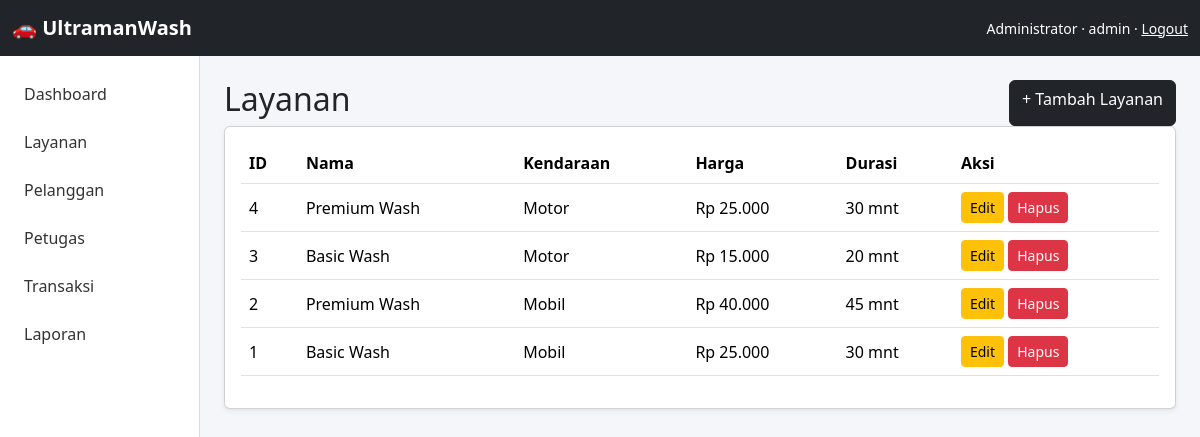
/app/admin/services.php (signed in), run on the app's committed database.
### tables this page shows
CREATE TABLE IF NOT EXISTS services (
    id INT AUTO_INCREMENT PRIMARY KEY,
    name VARCHAR(100) NOT NULL,
    vehicle_type ENUM('Mobil','Motor') NOT NULL,
    price DECIMAL(12,2) NOT NULL,
    duration INT NOT NULL DEFAULT 30,
    description TEXT,
    created_at TIMESTAMP DEFAULT CURRENT_TIMESTAMP
);

### app/includes/auth.php (called while the page is built, shortened)
<?php
function e($value) {
    return htmlspecialchars((string)$value, ENT_QUOTES, 'UTF-8');
}

### app/admin/services.php (the view, shortened to what this page needs)
<?php
require_once __DIR__.'/../config/database.php'; require_once __DIR__.'/../includes/auth.php'; require_role('admin');
$rows=$pdo->query("SELECT * FROM services ORDER BY id DESC")->fetchAll(); require __DIR__.'/../includes/header.php';
?>
<div class="d-flex justify-content-between"><h2>Layanan</h2><a class="btn btn-dark" href="?new=1">+ Tambah Layanan</a></div>
<div class="card shadow-sm"><div class="card-body"><div class="table-responsive"><table class="table"><thead><tr><th>ID</th><th>Nama</th><th>Kendaraan</th><th>Harga</th><th>Durasi</th><th>Aksi</th></tr></thead><tbody>
<?php foreach($rows as $r): ?><tr><td><?=$r['id']?></td><td><?=e($r['name'])?></td><td><?=$r['vehicle_type']?></td><td>Rp <?=number_format($r['price'],0,',','.')?></td><td><?=$r['duration']?> mnt</td><td><a class="btn btn-sm btn-warning" href="?edit=<?=$r['id']?>">Edit</a> <a class="btn btn-sm btn-danger" onclick="return confirm('Hapus layanan?')" href="?delete=<?=$r['id']?>">Hapus</a></td></tr><?php endforeach; ?>
</tbody></table></div></div></div>
<?php require __DIR__.'/../includes/footer.php'; ?>

### app/includes/header.php (shortened to what this page needs)
<?php require_once __DIR__.'/auth.php'; require_login(); ?>
<!doctype html>
<html lang="id">
<head>
<link href="https://cdn.jsdelivr.net/npm/bootstrap@5.3.3/dist/css/bootstrap.min.css" rel="stylesheet">
<link href="/assets/css/style.css" rel="stylesheet">
</head>
<body>
<nav class="navbar navbar-dark bg-dark">
<div class="container-fluid">
<a class="navbar-brand fw-bold" href="/dashboard.php">🚗 UltramanWash</a>
<div class="text-white small"><?= e($_SESSION['user']['name']) ?> · <?= e($_SESSION['user']['role']) ?> · <a class="text-white" href="/logout.php">Logout</a></div>
</div>
</nav>
<div class="container-fluid">
<div class="row">
<aside class="col-md-2 sidebar p-3">
<a href="/dashboard.php">Dashboard</a>
<?php if ($_SESSION['user']['role']==='admin'): ?>
<a href="/admin/services.php">Layanan</a>
<a href="/admin/customers.php">Pelanggan</a>
<a href="/admin/users.php">Petugas</a>
<a href="/admin/transactions.php">Transaksi</a>
<a href="/admin/reports.php">Laporan</a>
<?php elseif ($_SESSION['user']['role']==='washer'): ?>
<a href="/washer/queue.php">Antrian</a>
<a href="/washer/washing.php">Sedang Dicuci</a>
<a href="/washer/completed.php">Selesai</a>
<?php endif; ?>
</aside>
<main class="col-md-10 p-4">

### app/includes/footer.php (shortened to what this page needs)
</main></div></div>
</body></html>

### app/assets/css/style.css (style rules this page uses)
body { background:#f4f6f9 }
.sidebar { min-height:calc(100vh - 56px);background:#fff;border-right:1px solid #ddd }
.sidebar a { display:block;text-decoration:none;color:#333;padding:10px 8px;border-radius:8px;margin-bottom:4px }
.table { vertical-align:middle }

### data on the page
services: id "4", name "Premium Wash", vehicle_type "Motor", price "25.000", duration "30"
services: id "3", name "Basic Wash", vehicle_type "Motor", price "15.000", duration "20"
services: id "2", name "Premium Wash", vehicle_type "Mobil", price "40.000", duration "45"
services: id "1", name "Basic Wash", vehicle_type "Mobil", price "25.000", duration "30"

### other printed values
$_SESSION['user']['name'] "Administrator"
$_SESSION['user']['role'] "admin"
